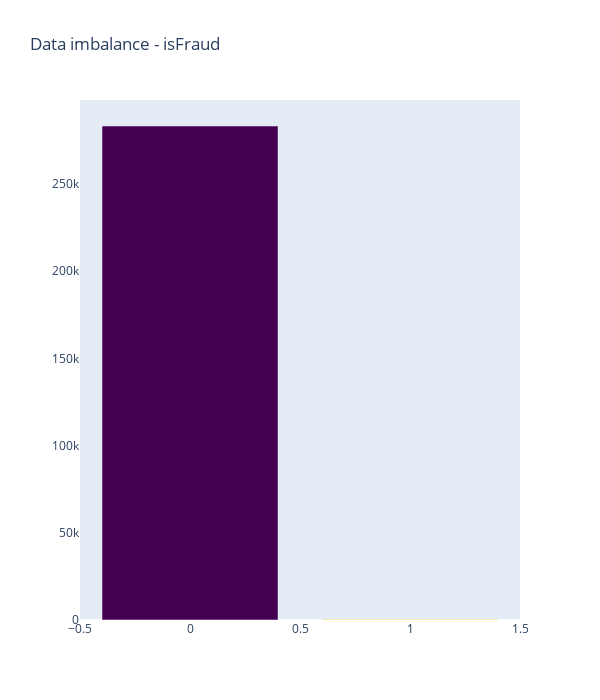

Notebook source saved alongside this figure:
### Markdown cell above
### Dealing with Imbalanced Data

### Code cell
x = df['Class'].value_counts().index
y = df['Class'].value_counts().values

trace2 = go.Bar(
     x=x ,
     y=y,
     marker=dict(
         color=y,
         colorscale = 'Viridis',
         reversescale = True
     ),
     name="Imbalance",    
 )
layout = dict(
     title="Data imbalance - isFraud",
     width = 600, height = 700,
     xaxis=go.layout.XAxis(
     automargin=True),
     yaxis=dict(
         showgrid=False,
         showline=False,
         showticklabels=True,
         #domain=[0, 0.85],
     ), 
)
fig1 = go.Figure(data=[trace2], layout=layout)
iplot(fig1)

### Figure 1 — Plotly figure (JSON) as saved in the notebook; plotly's stock layout.template omitted (floating-point values rounded to 4 significant figures)
{"data": [{"marker": {"color": [283253, 473], "colorscale": [[0, "#440154"], [0.1111, "#482878"], [0.2222, "#3e4989"], [0.3333, "#31688e"], [0.4444, "#26828e"], [0.5556, "#1f9e89"], [0.6667, "#35b779"], [0.7778, "#6ece58"], [0.8889, "#b5de2b"], [1, "#fde725"]], "reversescale": true}, "name": "Imbalance", "type": "bar", "x": [0, 1], "y": [283253, 473]}], "layout": {"height": 700, "title": {"text": "Data imbalance - isFraud"}, "width": 600, "xaxis": {"automargin": true}, "yaxis": {"showgrid": false, "showline": false, "showticklabels": true}}}
